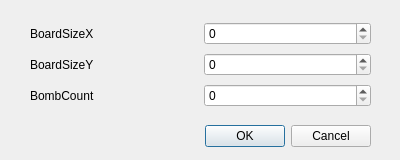
<?xml version="1.0" encoding="UTF-8"?>
<ui version="4.0">
 <class>SettingsDialog</class>
 <widget class="QDialog" name="SettingsDialog">
  <property name="geometry">
   <rect>
    <x>0</x>
    <y>0</y>
    <width>400</width>
    <height>160</height>
   </rect>
  </property>
  <property name="windowTitle">
   <string>Dialog</string>
  </property>
  <widget class="QDialogButtonBox" name="buttonBox">
   <property name="geometry">
    <rect>
     <x>30</x>
     <y>120</y>
     <width>341</width>
     <height>32</height>
    </rect>
   </property>
   <property name="orientation">
    <enum>Qt::Orientation::Horizontal</enum>
   </property>
   <property name="standardButtons">
    <set>QDialogButtonBox::StandardButton::Cancel|QDialogButtonBox::StandardButton::Ok</set>
   </property>
  </widget>
  <widget class="QWidget" name="gridLayoutWidget">
   <property name="geometry">
    <rect>
     <x>30</x>
     <y>20</y>
     <width>341</width>
     <height>91</height>
    </rect>
   </property>
   <layout class="QGridLayout" name="gridLayout">
    <item row="0" column="0">
     <widget class="QLabel" name="lbl_BoardSizeX">
      <property name="text">
       <string>BoardSizeX</string>
      </property>
     </widget>
    </item>
    <item row="0" column="1">
     <widget class="QSpinBox" name="input_BoardSizeX"/>
    </item>
    <item row="1" column="1">
     <widget class="QSpinBox" name="input_BoardSizeY"/>
    </item>
    <item row="2" column="1">
     <widget class="QSpinBox" name="input_BombCount"/>
    </item>
    <item row="1" column="0">
     <widget class="QLabel" name="lbl_BoardSizeY">
      <property name="text">
       <string>BoardSizeY</string>
      </property>
     </widget>
    </item>
    <item row="2" column="0">
     <widget class="QLabel" name="lbl_BombCount">
      <property name="text">
       <string>BombCount</string>
      </property>
     </widget>
    </item>
   </layout>
  </widget>
 </widget>
 <resources/>
 <connections>
  <connection>
   <sender>buttonBox</sender>
   <signal>accepted()</signal>
   <receiver>SettingsDialog</receiver>
   <slot>accept()</slot>
   <hints>
    <hint type="sourcelabel">
     <x>248</x>
     <y>254</y>
    </hint>
    <hint type="destinationlabel">
     <x>157</x>
     <y>274</y>
    </hint>
   </hints>
  </connection>
  <connection>
   <sender>buttonBox</sender>
   <signal>rejected()</signal>
   <receiver>SettingsDialog</receiver>
   <slot>reject()</slot>
   <hints>
    <hint type="sourcelabel">
     <x>316</x>
     <y>260</y>
    </hint>
    <hint type="destinationlabel">
     <x>286</x>
     <y>274</y>
    </hint>
   </hints>
  </connection>
 </connections>
</ui>
